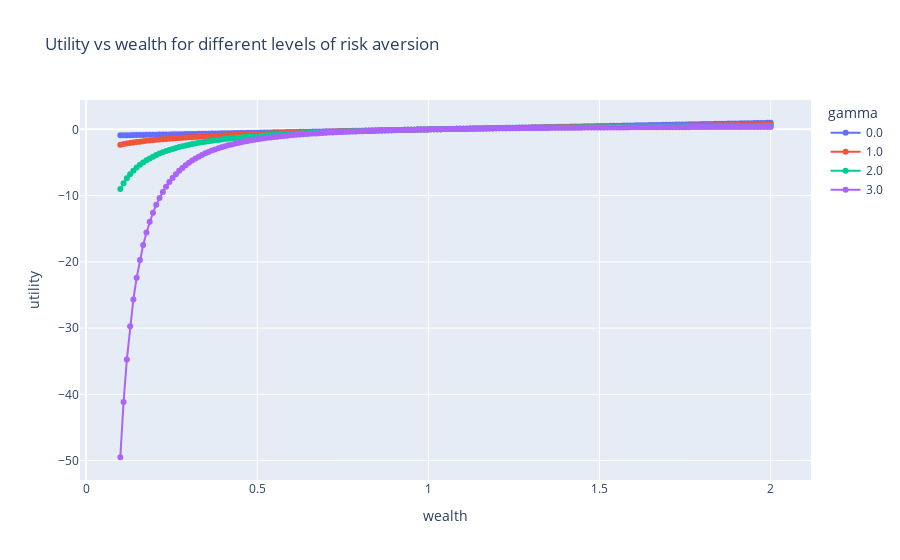

The notebook cell saved with this chart:
### Code cell
px.line(wealth_vs_utility, x="wealth", y="utility", color="gamma", markers=True, title="Utility vs wealth for different levels of risk aversion")

### Figure 1 — Plotly figure (JSON) as saved in the notebook; plotly's stock layout.template omitted (floating-point values rounded to 4 significant figures; data arrays with more than 128 entries replaced by an {"elided": "..."} marker saying what was removed)
{"data": [{"hovertemplate": "gamma=0.0<br>wealth=%{x}<br>utility=%{y}<extra></extra>", "legendgroup": "0.0", "line": {"color": "#636efa", "dash": "solid"}, "marker": {"symbol": "circle"}, "mode": "lines+markers", "name": "0.0", "orientation": "v", "showlegend": true, "type": "scatter", "x": {"elided": "200 float values"}, "xaxis": "x", "y": {"elided": "200 float values"}, "yaxis": "y"}, {"hovertemplate": "gamma=1.0<br>wealth=%{x}<br>utility=%{y}<extra></extra>", "legendgroup": "1.0", "line": {"color": "#EF553B", "dash": "solid"}, "marker": {"symbol": "circle"}, "mode": "lines+markers", "name": "1.0", "orientation": "v", "showlegend": true, "type": "scatter", "x": {"elided": "200 float values"}, "xaxis": "x", "y": {"elided": "200 float values"}, "yaxis": "y"}, {"hovertemplate": "gamma=2.0<br>wealth=%{x}<br>utility=%{y}<extra></extra>", "legendgroup": "2.0", "line": {"color": "#00cc96", "dash": "solid"}, "marker": {"symbol": "circle"}, "mode": "lines+markers", "name": "2.0", "orientation": "v", "showlegend": true, "type": "scatter", "x": {"elided": "200 float values"}, "xaxis": "x", "y": {"elided": "200 float values"}, "yaxis": "y"}, {"hovertemplate": "gamma=3.0<br>wealth=%{x}<br>utility=%{y}<extra></extra>", "legendgroup": "3.0", "line": {"color": "#ab63fa", "dash": "solid"}, "marker": {"symbol": "circle"}, "mode": "lines+markers", "name": "3.0", "orientation": "v", "showlegend": true, "type": "scatter", "x": {"elided": "200 float values"}, "xaxis": "x", "y": {"elided": "200 float values"}, "yaxis": "y"}], "layout": {"legend": {"title": {"text": "gamma"}, "tracegroupgap": 0}, "title": {"text": "Utility vs wealth for different levels of risk aversion"}, "xaxis": {"anchor": "y", "domain": [0, 1], "title": {"text": "wealth"}}, "yaxis": {"anchor": "x", "domain": [0, 1], "title": {"text": "utility"}}}}
